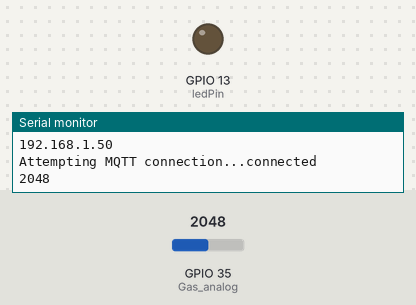
Bench run of a sketch on a simulated ESP32. On the bench: output pins drawn as LEDs (lit = HIGH), the last lines printed to the serial monitor. The test bench sets the inputs (shaded band); at power-on: GPIO 35 (Gas_analog) = 2048. WiFi joins after 1.5 s; servers stay silent unless stated; no MQTT or app messages arrive unless stated.

Above: at 3.2 s.
3.3 s: GPIO 35 (Gas_analog) set to 1571
8.3 s: GPIO 35 (Gas_analog) set to 1459
At 10.5 s:
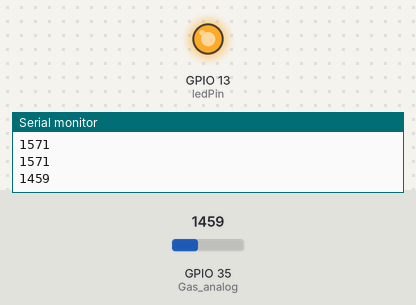
11.1 s: GPIO 35 (Gas_analog) set to 1540
At 12.1 s:
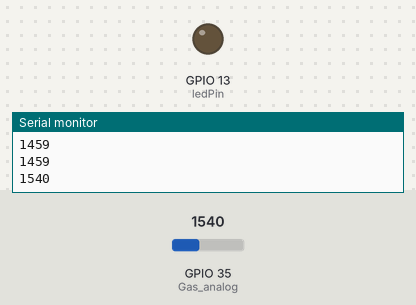
16.1 s: GPIO 35 (Gas_analog) set to 1460
At 16.8 s:
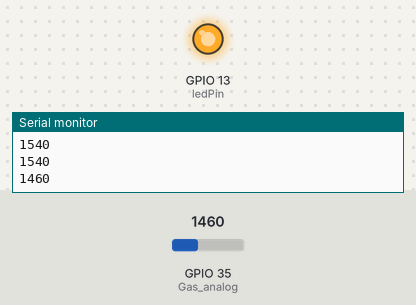
Timing chart, 0 to 19.1 s (numbered marks = the images above; inputs shaded):
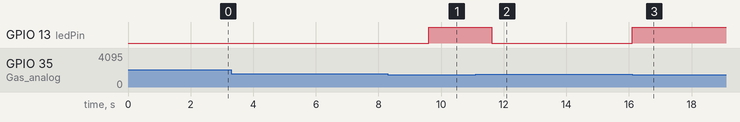

Measured:
- the behaviour switches between 1501 and 1500 on GPIO 35 (Gas_analog) (found by bisection; images 0 and 1)
- after the input at 8.3 s, GPIO 13 (ledPin): LOW → HIGH after 1.3 s
- after the input at 11.1 s, GPIO 13 (ledPin): HIGH → LOW after 0.51 s
- after the input at 16.1 s, GPIO 13 (ledPin): LOW → HIGH at once

The sketch:

esp32_1.ino
```cpp
#include <WiFi.h>
#include <PubSubClient.h>
#include <ArduinoJson.h>
#include <ArduinoJson.hpp>

// Sensor Setup
int Gas_analog = 35;
int relay = 13;

float gassensorAnalog;
//float mq_6 = 0;

//Interval for data send
int interval = 1000;

// Replace the SSID/Password details as per your wifi router
const char* ssid = "Spydo_Ultimate";
const char* password = "wearespiderultimate";

// Replace your MQTT Broker IP address here:
const char* mqtt_server = "192.168.0.167";

WiFiClient espClient;
PubSubClient client(espClient);

long lastMsg = 0;

#define ledPin 13

void blink_led(unsigned int times, unsigned int duration){
  for (int i = 0; i < times; i++) {
    digitalWrite(ledPin, HIGH);
    delay(duration);
    digitalWrite(ledPin, LOW);
    delay(200);
  }
}

void setup_wifi() {
  delay(50);
  Serial.println();
  Serial.print("Connecting to ");
  Serial.println(ssid);

  WiFi.begin(ssid, password);

  int c=0;
  while (WiFi.status() != WL_CONNECTED) {
    //blink_led(2,200); //blink LED twice (for 200ms ON time) to indicate that wifi not connected
    delay(1000); //
    Serial.print(".");
    c=c+1;
    if(c>10){
        ESP.restart(); //restart ESP after 10 seconds
    }
  }

  Serial.println("");
  Serial.println("WiFi connected");
  Serial.println("IP address: ");
  Serial.println(WiFi.localIP());

}

void connect_mqttServer() {
  // Loop until we're reconnected
  while (!client.connected()) {

        //first check if connected to wifi
        if(WiFi.status() != WL_CONNECTED){
          //if not connected, then first connect to wifi
          setup_wifi();
        }

        //now attemt to connect to MQTT server
        Serial.print("Attempting MQTT connection...");
        // Attempt to connect
        if (client.connect("ESP32_client1")) { // Change the name of client here if multiple ESP32 are connected
          //attempt successful
          Serial.println("connected");


        }
        else {
          //attempt not successful
          Serial.print("failed, rc=");
          Serial.print(client.state());
          Serial.println(" trying again in 2 seconds");

          //blink_led(3,200); //blink LED three times (200ms on duration) to show that MQTT server connection attempt failed
          // Wait 2 seconds before retrying
          delay(2000);
        }
  }

}


void setup() {
  // Initialize led pin
  //pinMode(ledPin, OUTPUT);
  // Initalize the INPUT pins
  pinMode(Gas_analog, INPUT);
  //pinMode(MQ_6, INPUT);
  pinMode(relay, OUTPUT);

  Serial.begin(115200);

  setup_wifi();
  client.setServer(mqtt_server,1883);//1883 is the default port for MQTT server
}

bool rel = true;

void loop() {
  //Json
  StaticJsonDocument<80> doc;
  char output[80];

  if (!client.connected()) {
    connect_mqttServer();
  }

  client.loop();

  long now = millis();
  if (now - lastMsg > interval) {
    lastMsg = now;
    int gassensorAnalog = analogRead(Gas_analog);
    Serial.println(gassensorAnalog);
    doc["mq2"] = gassensorAnalog;
    //doc["mq6"] = mq_6;
    serializeJson(doc, output);
    client.publish("esp32/1", output); //topic name (to which this ESP32 publishes its data)

    if (gassensorAnalog>1500){
      digitalWrite(relay, LOW);
      delay(1500);
      digitalWrite(relay, HIGH);
//      rel = false;
    }
  }

}
```
